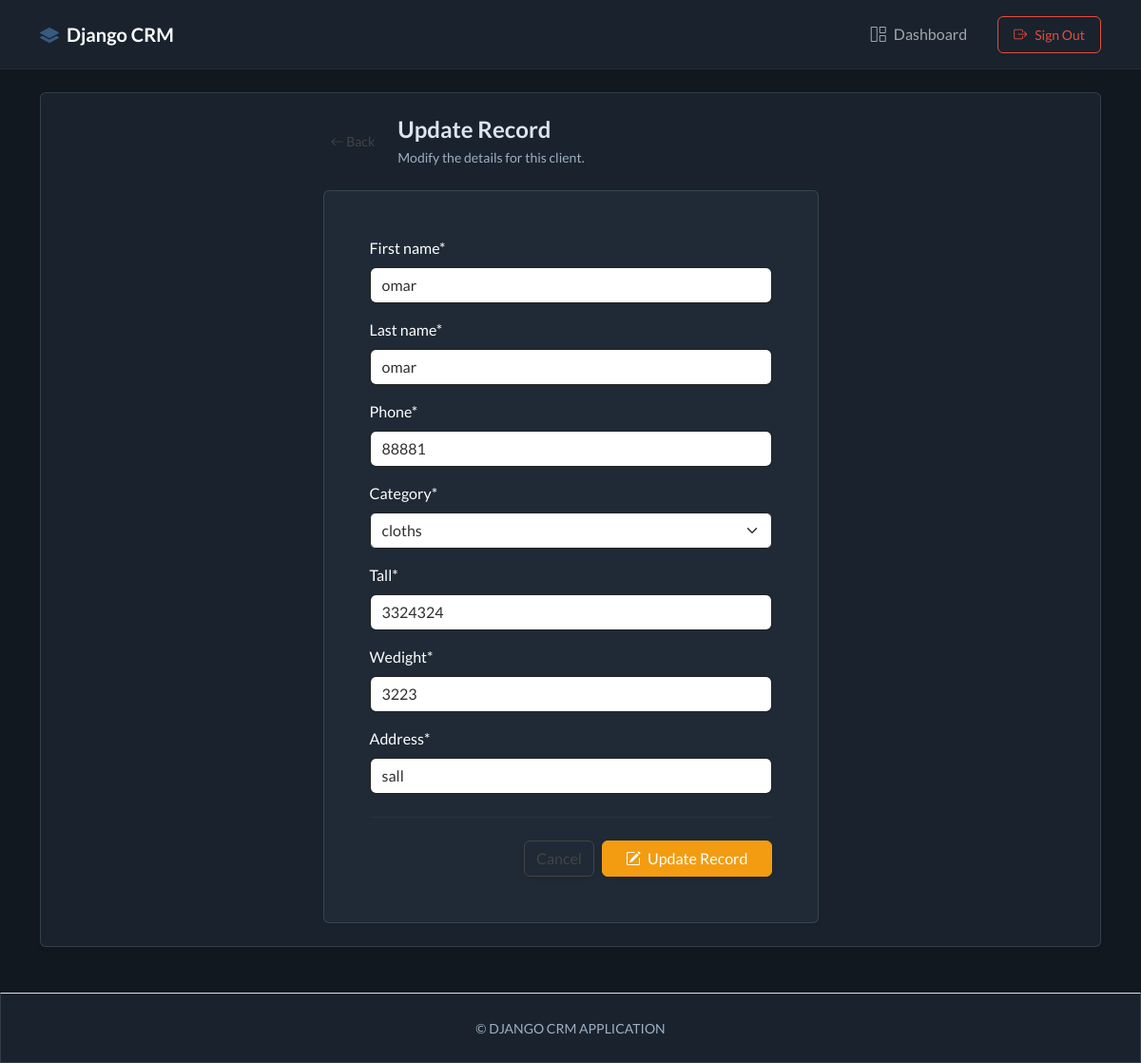
The page /update/9 (signed in) on the database its author committed.
### webapp/models.py (models this page shows, shortened)
class Record(models.Model):
    user = models.ForeignKey(User, on_delete=models.CASCADE, null=True, blank=True)
    first_name = models.CharField(max_length=250)
    last_name = models.CharField(max_length=250)
    Category = models.ForeignKey(Category, on_delete=models.CASCADE)
    phone= models.IntegerField()
    tall = models.IntegerField()
    wedight = models.IntegerField()
    address = models.CharField(max_length=500)
    create_at = models.DateField(auto_now_add=True)

### webapp/views.py (the view)
# urls.py: path('update/<int:record_id>',views.update_record, name = 'update_record'),
def update_record(request,record_id):
    record = get_object_or_404(Record,id=record_id,user=request.user)#جبلي الجدول صاحب الأي دي هذا
    form = CreateRecordForm(instance=record)
    if request.method == 'POST':
        form = CreateRecordForm(request.POST,instance=record)
        if form.is_valid():
            form.save()
            messages.success(request, "Record updated successfully ✏️")
            return redirect('dashboard')
    return render(request, 'web/update-record.html',{'form' : form})

### webapp/forms.py
class CreateRecordForm(forms.ModelForm):
    class Meta:
        model = Record
        fields  = ['first_name','last_name','phone','Category','tall','wedight','address']

### webapp/models.py (called while the page is built)
    def __str__(self):
        return self.name

### templates/web/update-record.html (shortened to what this page needs)
{% extends "base.html" %}
{% load crispy_forms_tags %}
{% block content %}
<div class="row justify-content-center">
    <div class="col-md-8 col-lg-6">
        <div class="d-flex align-items-center mb-4">
            <a href="{% url 'dashboard' %}" class="btn btn-outline-secondary btn-sm me-3 border-0 transition-all">
                <i class="bi bi-arrow-left"></i> Back
            </a>
            <div>
                <h2 class="h4 mb-0 fw-bold">Update Record</h2>
                <p class="text-soft mb-0 mt-1 small">Modify the details for this client.</p>
            </div>
        </div>
        <div class="card shadow-sm border-secondary border-opacity-25 crm-surface-soft">
            <div class="card-body p-4 p-md-5">
                <form method="POST" autocomplete="off">
                    {{ form|crispy }}
                    <div class="d-flex justify-content-end gap-2 mt-4 pt-4 border-top border-secondary border-opacity-25">
                        <a href="{% url 'dashboard' %}" class="btn btn-outline-secondary shadow-sm">Cancel</a>
                        <button type="submit" class="btn btn-warning shadow-sm px-4">
                            <i class="bi bi-pencil-square me-1"></i> Update Record
                        </button>
                    </div>
                </form>
            </div>
        </div>
    </div>
</div>
{% endblock %}

### templates/base.html (style rules this page uses)
:root { --crm-bg: #121820; --crm-surface: #19222d; --crm-surface-soft: #1f2a36; --crm-border: rgba(146, 164, 182, 0.22); --crm-text-soft: #9eb0c2; }
body { background: var(--crm-bg); color: #dce5ee; }
.crm-surface-soft { background: var(--crm-surface-soft); border-color: var(--crm-border) !important; }
.text-soft { color: var(--crm-text-soft) !important; }
.btn { transition: transform 250ms ease, box-shadow 250ms ease, background-color 250ms ease, border-color 250ms ease; }

### templates/parts/navbar.html (style rules this page uses)
.transition-all { transition: all 0.2s ease-in-out; }

### rows shown on the page
Record: first_name "omar", last_name "omar", phone "88881", Category "cloths", tall "3324324", wedight "3223", address "sall"
